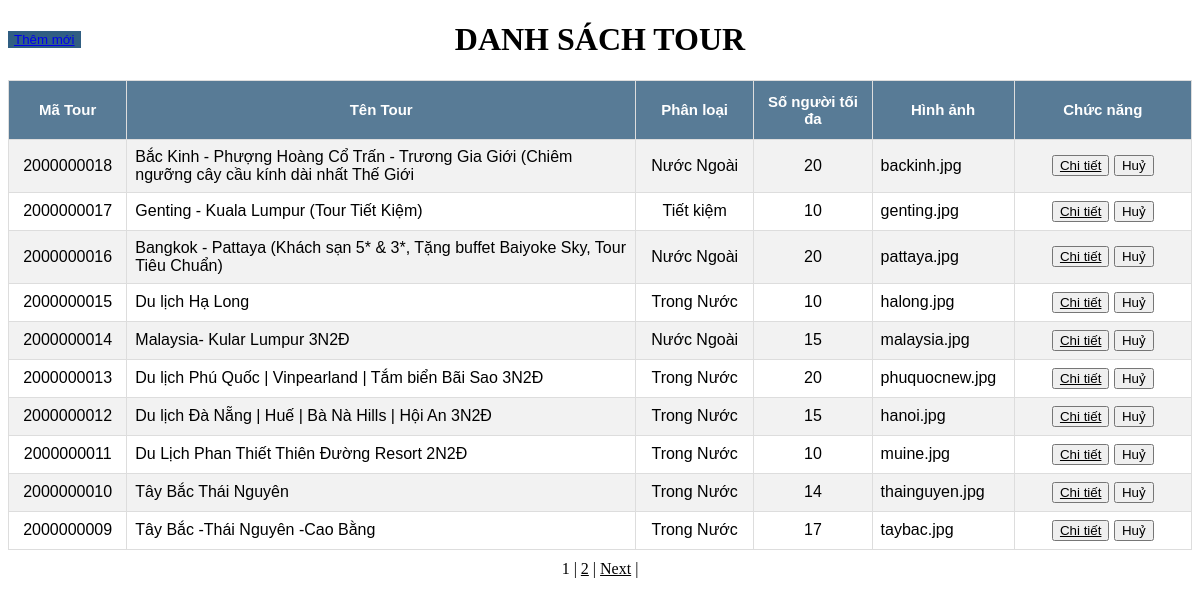
Page /quantri/list_qltourdl.php on the earlier database version.
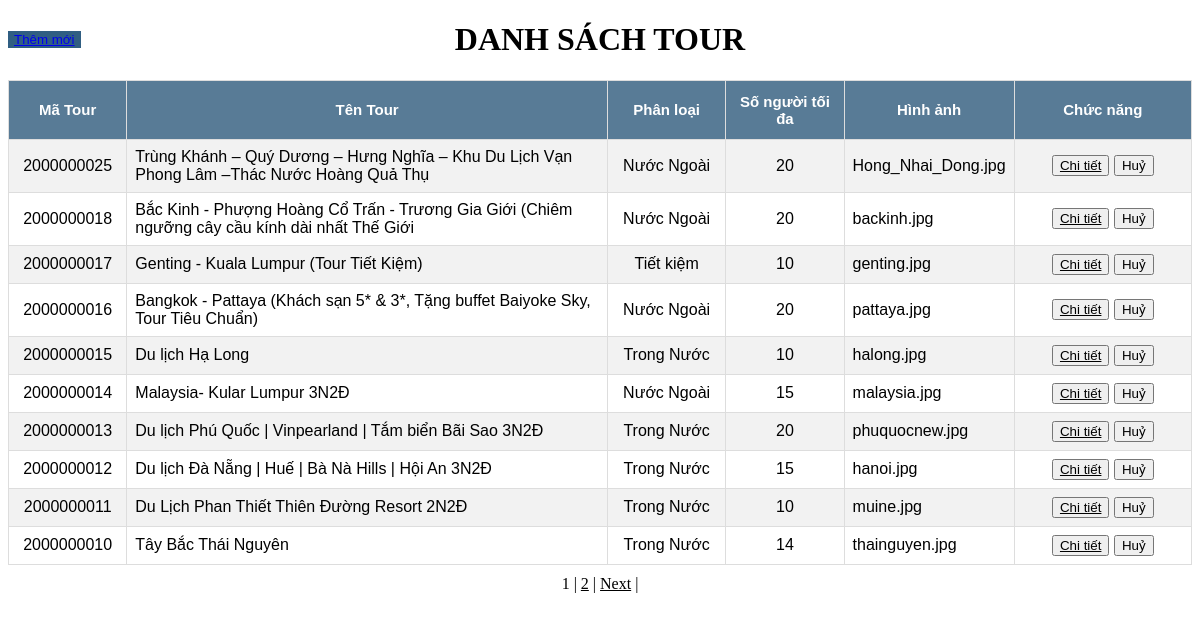
Same page on the later database version.
### tables this page shows
CREATE TABLE `tour_details` (
  `ID` int(10) NOT NULL AUTO_INCREMENT,
  `START` date NOT NULL,
  `END` date NOT NULL,
  `HOTEL_NAME` varchar(100) DEFAULT 'ĐANG CẬP NHẬT',
  `VEHICLE` varchar(30) NOT NULL,
  `CHILD_PRICE` float NOT NULL,
  `ADULT_PRICE` float NOT NULL,
  `TOUR_PROGRAM` text DEFAULT NULL,
  PRIMARY KEY (`ID`),
  CONSTRAINT `tour_details_ibfk_1` FOREIGN KEY (`ID`) REFERENCES `tours` (`ID`)
);

CREATE TABLE `tours` (
  `ID` int(10) NOT NULL AUTO_INCREMENT,
  `NAME` varchar(255) NOT NULL,
  `KIND_TOUR` varchar(50) NOT NULL,
  `MAX_PEOPLE` tinyint(4) NOT NULL,
  `IMAGE` varchar(255) DEFAULT NULL,
  PRIMARY KEY (`ID`)
);

### quantri/pagination_listtour.php (called while the page is built, shortened)
<?php
       $conn = mysqli_connect('localhost', 'root', '', 'ql_tourdulich');
       mysqli_set_charset($conn, 'UTF8');
       $result = mysqli_query($conn, "select count(ID) as total from tours");
       $row = mysqli_fetch_assoc($result);
       $total_records = $row['total'];
       $current_page = isset($_GET['page']) ? $_GET['page'] : 1;
       $limit = 10;
       $total_page = ceil($total_records / $limit);
       $start = ($current_page - 1) * $limit;
       $sql = "
           SELECT tours.*, tour_details.ID as detail_ID
           FROM tours
               LEFT JOIN tour_details ON tour_details.ID = tours.ID
           ORDER BY ID DESC
           LIMIT $start, $limit";
       $tours = mysqli_query($conn, $sql);
       ?>

### quantri/list_qltourdl.php (the view, shortened to what this page needs)
<!DOCTYPE html>
<html>
<head>
	<link rel="stylesheet" type="text/css" href="style2.css">
</head>
<body>
	<?php
		$flagCustomer = (in_array($_SESSION['position'], ['CUSTOMER'])) ? true: false;
	?>
	<div class="titleOfTable">
		<h1 align="center">DANH SÁCH TOUR</h1>
		<?php if(!$flagCustomer){ ?>
			<button id="add-tour" class="btn btn-primary btn-custom btn-func"><a href="?quanly=add_tour">Thêm mới</a> </button>
		<?php } ?>
	</div>
	<table class="list-data" align="center" border="1 solid" cellpadding="5">
		<colgroup>
			<?php if(!$flagCustomer){ ?>
				<col width="10%" />
			<?php } ?>
			<col  />
			<col width="10%" />
			<col width="10%" />
			<col width="12%" />
			<col width="15%" />
		</colgroup>
		<tr bgcolor="lightblue" style="font-size: 20px">
			<?php if(!$flagCustomer){ ?>
				<th class="listtour" align="left">
					Mã Tour
				</th>
			<?php } ?>
			<th class="listtour" align="left">
				Tên Tour
			</th>
			<th class="listtour" align="left">
				Phân loại
			</th>
			<th class="listtour" align="left">
				Số người tối đa
			</th>
			<th class="listtour" align="left">
				Hình ảnh
			</th>
			<th class="listtour" align="left" >
				Chức năng
		</tr>
		<?php
		 	include("pagination_listtour.php");
			while ($row = mysqli_fetch_assoc($tours)){
		?>
			<tr>
				<?php if(!$flagCustomer){ ?>
					<td align="center"><?php echo $row['ID'] ?></td>
				<?php } ?>
				<td><?php echo $row['NAME']?></td>
				<td align="center"><?php echo $row['KIND_TOUR']?></td>
				<td align="center"><?php echo $row['MAX_PEOPLE'] ?></td>
				<td align="left"><?php echo $row['IMAGE'] ?></td>
				<td align="center">
					<?php
						if(@$row['detail_ID']){
							?>
								<button type="button" class="btn btn-info" ><a href="?quanly=show_tour_details&idTour=<?php echo $row['ID'] ?>" style="color: black">Chi tiết</a></button>
							<?php
						}
						else{
							?>
								<button type="button" class="btn btn-info" ><a href="?quanly=add_tour_detail&idTour=<?php echo $row['ID'] ?>" style="color: black">Tạo chi tiết</a></button>
							<?php
						}
					?>
					<?php if(!$flagCustomer){ ?>
						<a id="demo" href="delete_tour.php?id=<?php echo $row['ID'] ?>"><input type="button" value="Huỷ" class="btn btn-danger" onclick="confDelete()"></a>
					<?php } ?>
				</td>
			</tr>
		<?php
		}
		?>
	</table>
	<div id="pagination" align="center" style="color: black">
		<?php
		for ($i = 1; $i <= $total_page; $i++){
			if ($i == $current_page){
				echo '<span>'.$i.'</span> | ';
			}
			else{
				echo '<a style="color:black" href="admin.php?quanly=list_qltourdl&page='.$i.'">'.$i.'</a> | ';
			}
		}
		if ($current_page < $total_page && $total_page > 1){
			echo '<a style="color:black" href="admin.php?quanly=list_qltourdl&page='.($current_page+1).'">Next</a> | ';
		}
		?>
	</div>
	<br>
</body>
</html>

Differences in the rows shown:
no longer on this page (row edited): tour_details: ID.ID "2000000009", ID.NAME "Tây Bắc -Thái Nguyên -Cao Bằng", ID.KIND_TOUR "Trong Nước", ID.MAX_PEOPLE "17", ID.IMAGE "taybac.jpg"
added tour_details: ID.ID "2000000025", ID.NAME "Trùng Khánh – Quý Dương – Hưng Nghĩa – Khu Du Lịch Vạn Phong Lâm –Thác Nước Hoàng Quả Thụ", ID.KIND_TOUR "Nước Ngoài", ID.MAX_PEOPLE "20", ID.IMAGE "Hong_Nhai_Dong.jpg"
